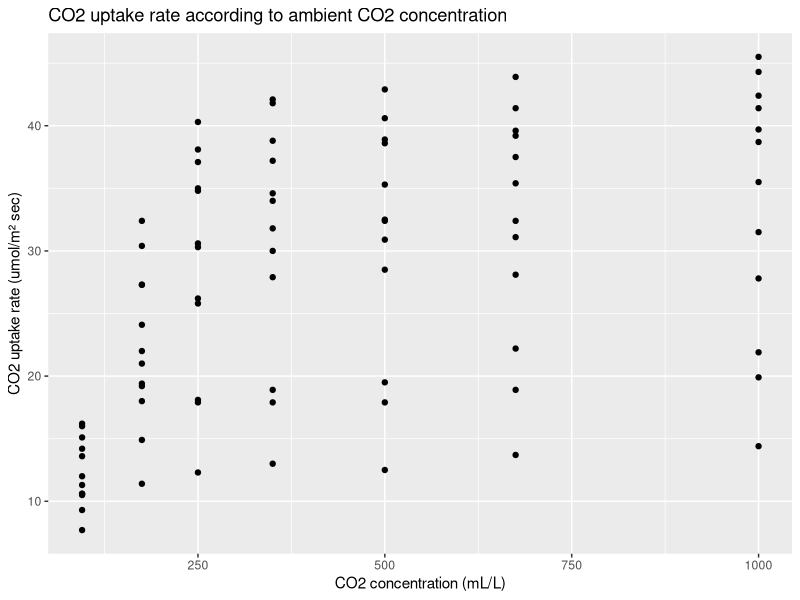
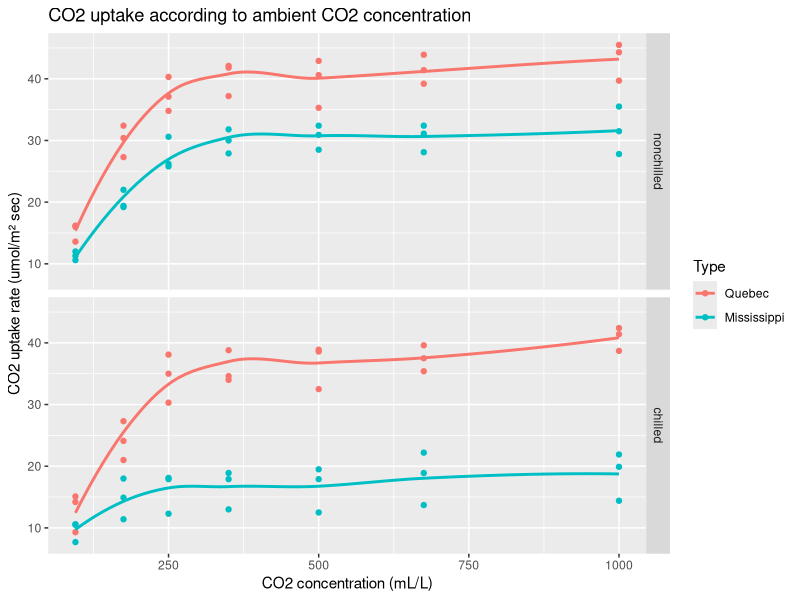
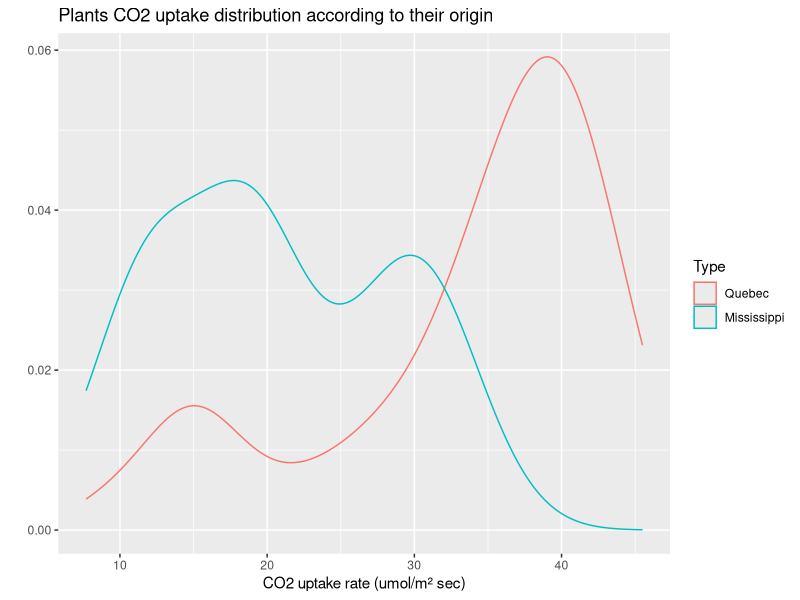
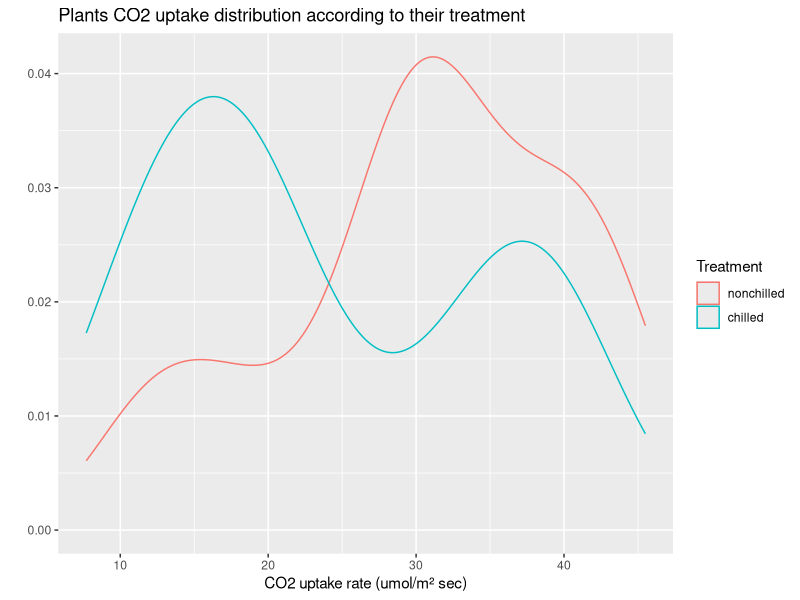
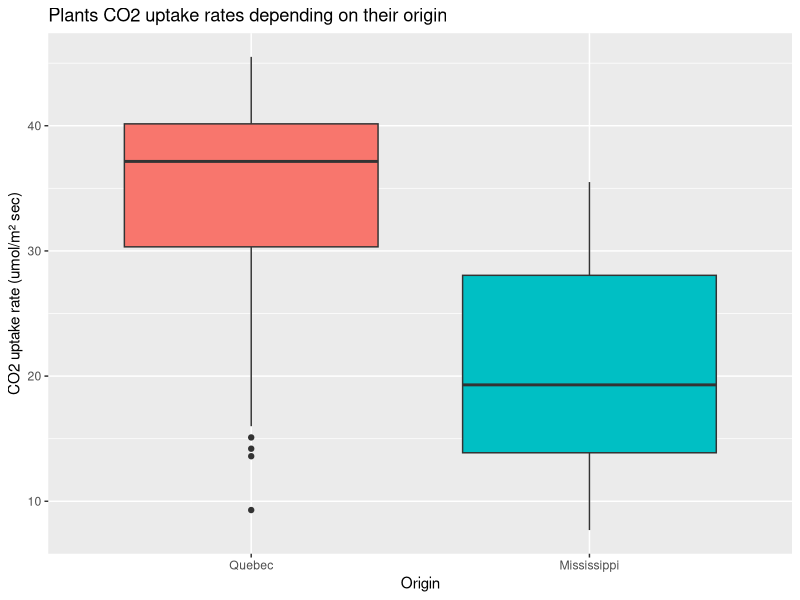
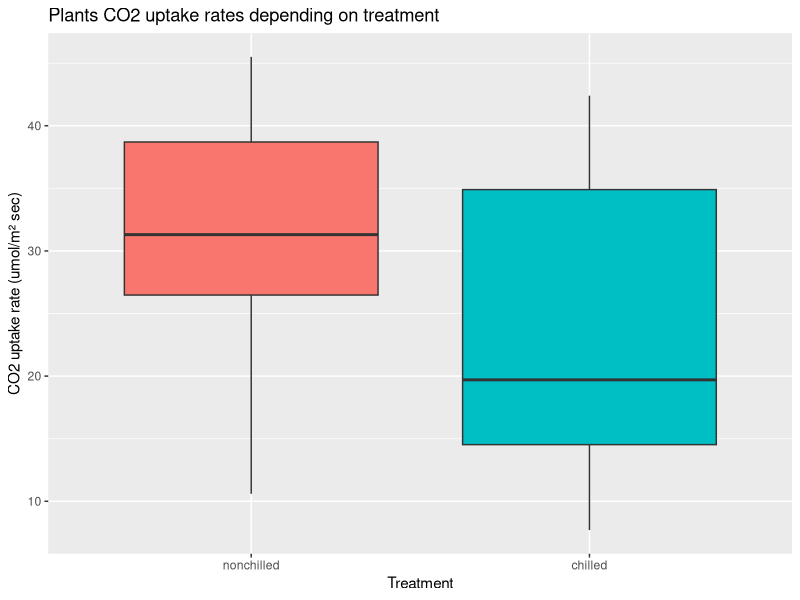
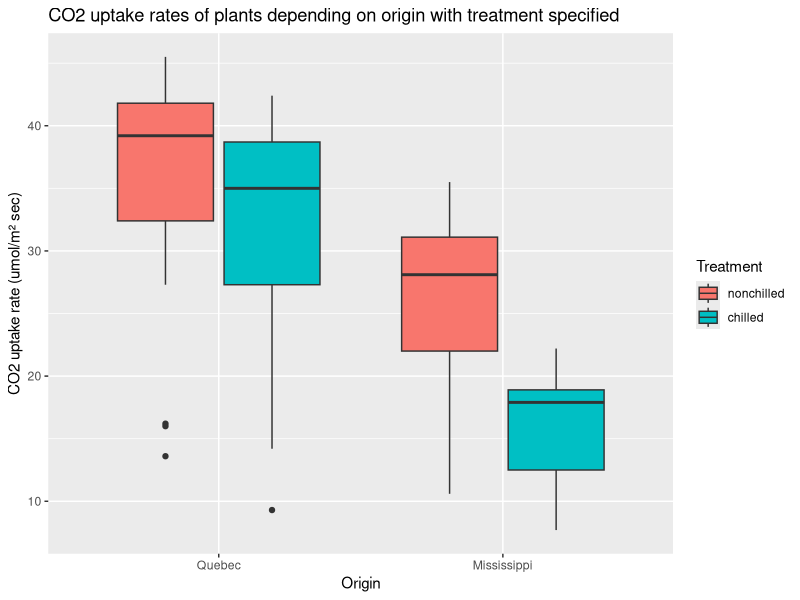
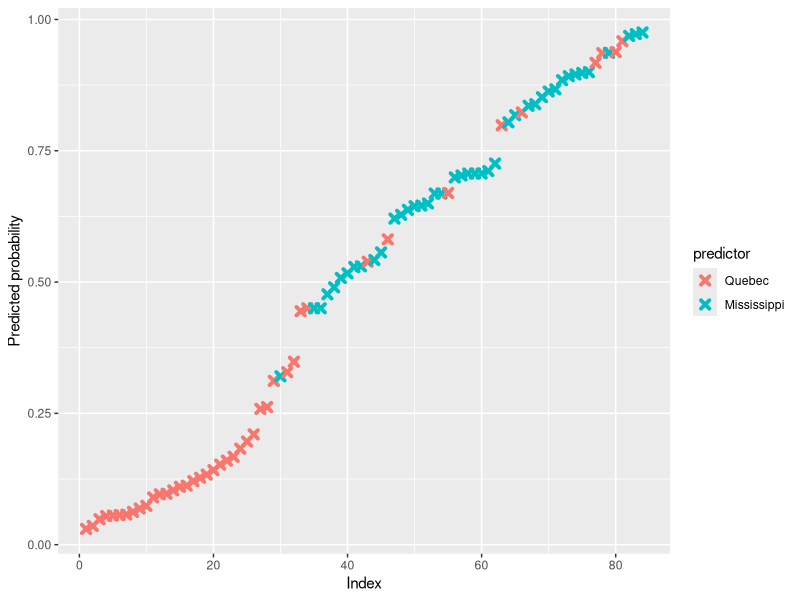

R code for these plots, in order:
## ---- chunk 1
knitr::opts_chunk$set(echo = TRUE, message = FALSE, warning = FALSE)
## ---- chunk 2
data(CO2)
dim(CO2)
names(CO2)
## ---- chunk 3
CO2
class(CO2)
str(CO2)
## ---- chunk 4
summary(CO2)
levels(CO2$Plant)
## ---- chunk 5
tapply(CO2$uptake, CO2$Type, summary)
## ---- chunk 6
tapply(CO2$uptake, CO2$Plant, summary)
## ---- chunk 7
library(dplyr)
summarize(group_by(CO2, Type), average_uptake = mean(uptake))
summarize(group_by(CO2, Treatment), average_uptake = mean(uptake))
summarize(group_by(CO2, conc), average_uptake = mean(uptake))
## ---- chunk 8
library(ggplot2)
qplot(conc, uptake, data = CO2, geom = "point",
      main = "CO2 uptake rate according to ambient CO2 concentration",
      xlab = "CO2 concentration (mL/L)", ylab = "CO2 uptake rate (umol/m² sec)")
## ---- chunk 9
qplot(conc, uptake, facets = Treatment ~ ., data = CO2, color = Type,
      geom = c("point", "smooth"), se = FALSE,
      main = "CO2 uptake according to ambient CO2 concentration",
      xlab = "CO2 concentration (mL/L)", ylab = "CO2 uptake rate (umol/m² sec)")
## ---- chunk 10
qplot(uptake, data = CO2, color = Type, geom = "density",
      main = "Plants CO2 uptake distribution according to their origin",
      xlab = "CO2 uptake rate (umol/m² sec)")
qplot(uptake, data = CO2, color = Treatment, geom = "density",
      main = "Plants CO2 uptake distribution according to their treatment",
      xlab = "CO2 uptake rate (umol/m² sec)")
## ---- chunk 11
ggplot(CO2, aes(x=Type, y=uptake,  fill=Type)) +
  geom_boxplot(show.legend = FALSE) +
  ggtitle("Plants CO2 uptake rates depending on their origin") +
  xlab("Origin") + ylab("CO2 uptake rate (umol/m² sec)")
## ---- chunk 12
ggplot(CO2, aes(x=Treatment, y=uptake,  fill=Treatment)) +
  geom_boxplot(show.legend = FALSE) +
  ggtitle("Plants CO2 uptake rates depending on treatment") +
  xlab("Treatment") + ylab("CO2 uptake rate (umol/m² sec)")
## ---- chunk 13
ggplot(CO2, aes(x=Type, y=uptake, fill=Treatment)) + geom_boxplot() +
  ggtitle("CO2 uptake rates of plants depending on origin with treatment specified") +
  xlab("Origin") + ylab("CO2 uptake rate (umol/m² sec)")
## ---- chunk 14
t.test(CO2$uptake~CO2$Treatment)
## ---- chunk 15
t.test(CO2$uptake~CO2$Type)
## ---- chunk 16
cor.test(CO2$uptake, CO2$conc)
cor.test(CO2$uptake, log(CO2$conc))
## ---- chunk 17
# A réfléchir
Treatm_Type_fit = lm(CO2$uptake ~ CO2$Type*CO2$Treatment)
anova(Treatm_Type_fit)
## ---- chunk 18
model <- glm(Type ~ uptake + Treatment, family = binomial, data = CO2)
summary(model)

pred <- predict(model, newdata = CO2, type = "response")
y_pred <- factor(ifelse(pred > 0.5, 1, 0), levels = c(0, 1))
y <- CO2$Type
levels(y) = c(0, 1)
mean(y_pred == y)
## ---- chunk 19
predicted_data <- data.frame(probability=model$fitted.values, predictor=CO2$Type)
predicted_data <- predicted_data[order(predicted_data$probability),]
predicted_data$rank <- 1:nrow(predicted_data)

ggplot(data = predicted_data, aes(x=rank, y=probability)) +
  geom_point(aes(color=predictor), alpha=1, shape=4, stroke=2) +
  xlab("Index") +
  ylab("Predicted probability")
model$coefficients
## ---- chunk 20
model <- glm(Treatment ~ uptake + Type, family = binomial, data = CO2)
summary(model)

pred <- predict(model, newdata = CO2, type = "response")
y_pred <- factor(ifelse(pred > 0.5, 1, 0), levels = c(0, 1))
y <- CO2$Treatment
levels(y) = c(0, 1)
mean(y_pred == y)
## ---- chunk 21
predicted_data <- data.frame(probability=model$fitted.values, predictor=CO2$Treatment)
predicted_data <- predicted_data[order(predicted_data$probability),]
predicted_data$rank <- 1:nrow(predicted_data)

ggplot(data = predicted_data, aes(x=rank, y=probability)) +
  geom_point(aes(color=predictor), alpha=1, shape=4, stroke=2) +
  xlab("Index") +
  ylab("Predicted probability")
model$coefficients
## ---- chunk 22
model <- lm(uptake ~ log(conc) + Type + Treatment, data=CO2) # * ?
summary(model)
